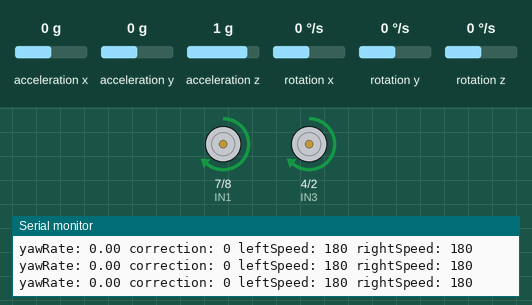
Bench run of a sketch on a simulated Arduino Uno, built with avr-gcc and run on an emulated ATmega328P. Shown: motor-driver pin pairs drawn as motors (green arrow = first pin HIGH = forward, orange = second pin HIGH = backward, longer = more drive, scaled by the enable pin), the last lines printed to the serial monitor. Inputs (shaded band) come from the test bench; at power-on: rotation z 0 °/s, acceleration x 0 g, acceleration y 0 g, acceleration z 1 g, rotation x 0 °/s, rotation y 0 °/s.

Above: at 1.2 s.
1.3 s: rotation z set to -192 °/s
At 1.9 s:
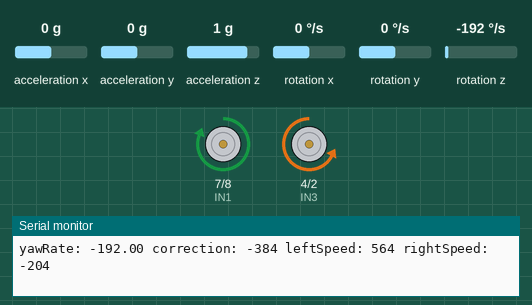
2.8 s: rotation z set to -100 °/s
At 4.1 s:
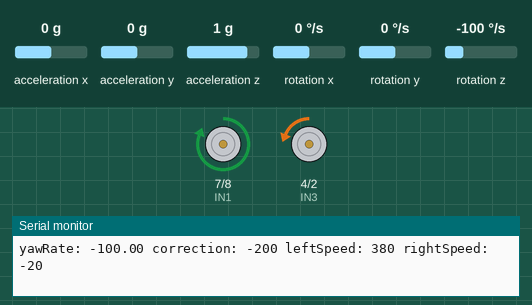
4.4 s: rotation z set to 100 °/s
At 5.7 s:
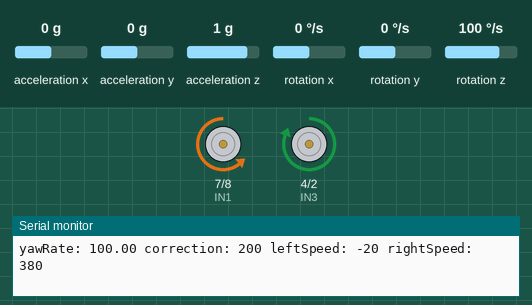
6.0 s: rotation z set to 192 °/s
At 7.0 s:
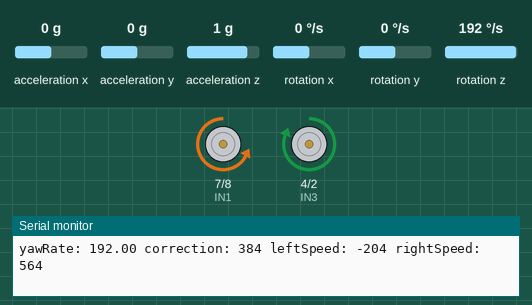
Timing chart, 0 to 8.6 s (numbered marks = the images above; inputs shaded):
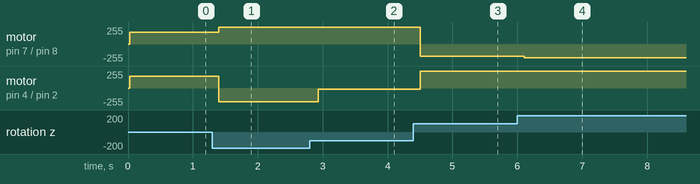

Measured:
- after the input at 1.3 s, motor on pin 7 (IN1) / pin 8 (IN2): forward 180/255 → forward 255/255 after 0.10 s; motor on pin 4 (IN3) / pin 2 (IN4): forward 180/255 → backward 204/255 after 0.10 s
- after the input at 2.8 s, motor on pin 4 (IN3) / pin 2 (IN4): backward 204/255 → backward 20/255 after 0.13 s
- after the input at 4.4 s, motor on pin 7 (IN1) / pin 8 (IN2): forward 255/255 → backward 180/255 after 0.11 s; motor on pin 4 (IN3) / pin 2 (IN4): backward 20/255 → forward 255/255 after 0.11 s
- after the input at 6.0 s, motor on pin 7 (IN1) / pin 8 (IN2): backward 180/255 → backward 204/255 after 0.11 s

The sketch:

multi_motor_robot_592.ino
```cpp
// snippet: multi_motor_robot_592
// tags: robot, multi-motor, differential-drive, millis, mpu6050
// boards: avr, megaavr, nano33iot, romi32u4, rp2040
// library: MPU6050
// description: Differential drive with gyro heading lock: use MPU-6050 yaw rate (gz) to maintain straight heading (L298N ENA=5,IN1=7,IN2=8,ENB=6,IN3=4,IN4=2)
// prompts: differential, drive, heading, mpu-6050, maintain, straight
// verified: compile-only
// source: kd-generated (id 592)
// exact-include: Wire.h, MPU6050.h

#include <Wire.h>
#include <MPU6050.h>

MPU6050 mpu;
const float Kp = 2.0f;
const int BASE_SPEED = 180;
int leftSpeed = BASE_SPEED, rightSpeed = BASE_SPEED;

// L298N motor-driver pins (enables are PWM, direction pins are plain digital)
const int ENA = 5, IN1 = 7, IN2 = 8;
const int ENB = 6, IN3 = 4, IN4 = 2;

unsigned long prevMs = 0;
const unsigned long INTERVAL = 20;  // 50 Hz loop

void setup() {
  Serial.begin(9600);
  Wire.begin();
  pinMode(ENA, OUTPUT); pinMode(IN1, OUTPUT); pinMode(IN2, OUTPUT);
  pinMode(ENB, OUTPUT); pinMode(IN3, OUTPUT); pinMode(IN4, OUTPUT);
  mpu.initialize();  // MPU6050: returns void - check connection with testConnection(), not if(!initialize())
  if (!mpu.testConnection()) {
    Serial.println("MPU6050 not found");
    while (1);
  }
  Serial.println("MPU6050 ready");
}

// Drive one L298N channel: sign of speed selects direction, magnitude sets PWM.
void driveMotor(int en, int inA, int inB, int speed) {
  digitalWrite(inA, speed >= 0 ? HIGH : LOW);
  digitalWrite(inB, speed >= 0 ? LOW : HIGH);
  analogWrite(en, constrain(abs(speed), 0, 255));
}

void loop() {
  unsigned long now = millis();
  if (now - prevMs < INTERVAL) return;
  prevMs = now;

  int16_t ax, ay, az, gx, gy, gz;
  mpu.getMotion6(&ax, &ay, &az, &gx, &gy, &gz);  // MPU6050: 6 int16_t* args (ax,ay,az,gx,gy,gz); Wire.begin() required (lib won't call it)

  // Yaw (rotation about the vertical axis) on a flat-mounted MPU-6050 is the Z gyro.
  // Raw counts → deg/s: divide by 131.0 LSB/(deg/s) at the ±250 dps default full scale.
  float yawRate = gz / 131.0f;  // deg/s

  int correction = (int)(Kp * yawRate);

  leftSpeed = BASE_SPEED - correction;
  rightSpeed = BASE_SPEED + correction;

  Serial.print("yawRate: "); Serial.print(yawRate, 2);
  Serial.print(" correction: "); Serial.print(correction);
  Serial.print(" leftSpeed: "); Serial.print(leftSpeed);
  Serial.print(" rightSpeed: "); Serial.println(rightSpeed);

  // Apply the corrected speeds to the two L298N channels.
  driveMotor(ENA, IN1, IN2, leftSpeed);
  driveMotor(ENB, IN3, IN4, rightSpeed);
}
```
